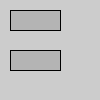
Frame 1 (no input)
Frame 60 (the mouse pressed at the canvas centre just before this capture): identical to frame 1, image omitted
Frame 120 (the mouse held since frame 60 and released just before this capture): identical to frame 1, image omitted

The Processing sketch that drew this single still picture (run headless with seeded random() and noise(); from frame 60 on, the mouse is pressed at the canvas centre):

// Processing sketch: Buttons
// ── Buttons.pde
Button[] myButtons;

void setup() {
  myButtons=new Button[5];
  myButtons[0]= new Button(10, 10, 50, 20);
  myButtons[1]= new Button(10, 50, 50, 20);
}

void draw() {
  myButtons[0].display();
  myButtons[0].hover();
  myButtons[1].display();
  myButtons[1].hover();
}
// ── Button.pde
class Button {
  //Member variables
  int x;
  int y;
  int w;
  int h;
  boolean on;
  //Constructor
  Button(int tempX, int  tempY, int  tempW, int  tempH) {    
    x  = tempX;   
    y  = tempY;   
    w  = tempW;   
    h  = tempH;   
    on = false;  // Button always starts as off
  }

  void display() {
    if (on) {
      fill(127);
    } else {
      fill(180);
    }
    rect(x, y, w, h);
  }

  void hover() {
    on = mouseX>x && mouseX<x+w && mouseY>y && mouseY<y+h;
  }
}
